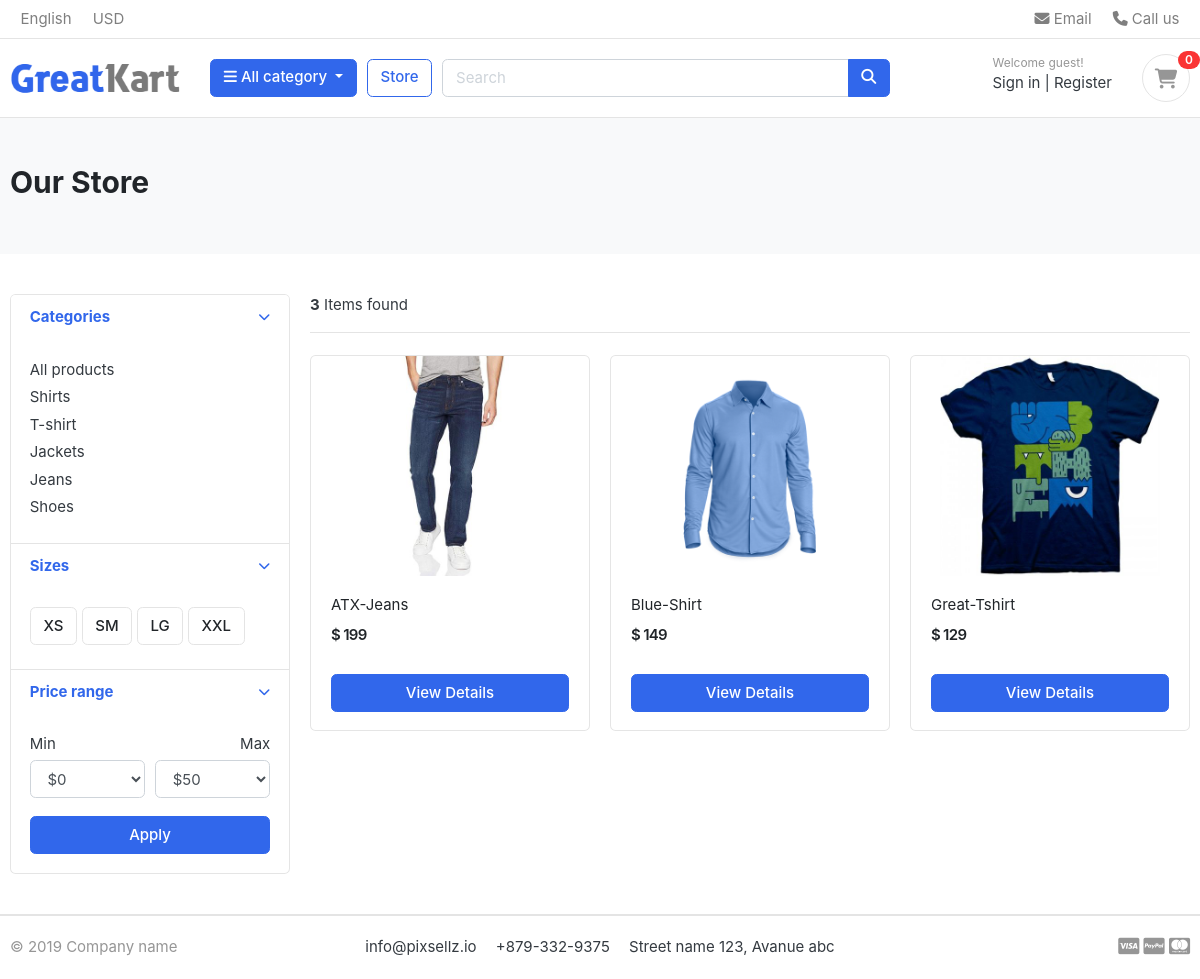
/store/, run on the app's committed database.
### category/models.py (models this page shows, shortened)
class Category(models.Model):
    category_name = models.CharField(max_length=50)
    slug = models.SlugField(max_length=100, unique=True)
    description = models.CharField(max_length=255)
    cat_image = models.ImageField(upload_to= 'photos/categories', blank=True)
    class Meta:
        verbose_name: 'Category'
        verbose_name_plural = 'Catrgories'
    def get_url(self):
        return reverse('products_by_category', args=[self.slug])

### store/models.py (models this page shows, shortened)
class Product(models.Model):
    product_name    = models.CharField(max_length=200, unique=True)
    slug            = models.SlugField(max_length=200, unique=True)
    description     = models.TextField(max_length=500, blank=True)
    price           = models.IntegerField()
    images          = models.ImageField(upload_to='photos/products')
    stock           = models.IntegerField()
    is_available    = models.BooleanField(default=True)
    category        = models.ForeignKey(Category, on_delete=models.CASCADE)
    created_date    = models.DateTimeField(auto_now_add=True)
    modified_date   = models.DateTimeField(auto_now=True)
    def get_url(self):
        return reverse('product_detail', args=[self.category.slug, self.slug])

### store/views.py (the view)
# urls.py: path('store/', include('store.urls')),
def store(request, category_slug=None):
    categories = None;
    products = None
    if category_slug != None :
        categories = get_object_or_404(Category, slug=category_slug)
        products = Product.objects.filter(category=categories, is_available=True)
        paginator = Paginator(products, 6)
        page = request.GET.get('page')
        paged_products = paginator.get_page(page)
        product_count = products.count()
    else :
        products = Product.objects.all().filter(is_available=True).order_by('id')
        paginator = Paginator(products, 6)
        page = request.GET.get('page')
        paged_products = paginator.get_page(page)
        product_count = products.count()
    context = {
        'products' : paged_products,
        'product_count' : product_count,
    }
    return render(request, 'store/store.html', context)

### carts/context_processors.py (called while the page is built)
def counter(request):
    cart_count = 0
    if 'admin' in request.path:
        return {}
    else:
        try:
            cart = Cart.objects.filter(cart_id=_cart_id(request))
            if request.user.is_authenticated:
                cart_items = CartItem.objects.all().filter(user=request.user)
            else:
                cart_items = CartItem.objects.all().filter(cart=cart[:1])
            for cart_item in cart_items:
                cart_count += cart_item.quantity
        except Cart.DoesNotExist:
            cart_count = 0
    return dict(cart_count=cart_count)

### carts/views.py (called while the page is built)
def _cart_id(request):
    cart = request.session.session_key
    if not cart:
        cart = request.session.create()
    return cart

### category/context_processors.py (called while the page is built)
def menu_links(request):
    links =  Category.objects.all()
    return dict(links=links)

### templates/store/store.html (shortened to what this page needs)
{% extends 'base.html' %}
{% load static%}
{% block content %}
<section class="section-pagetop bg">
    <div class="container">
        {% if 'search' in request.path %}
        <h2 class="title-page">Search Result</h2>
        {% else %}
        <h2 class="title-page">Our Store</h2>
        {% endif %}
    </div>
</section>
<section class="section-content padding-y">
    <div class="container">
        <div class="row">
            <aside class="col-md-3">
                <div class="card">
                    <article class="filter-group">
                        <header class="card-header">
                            <a href="#" data-toggle="collapse" data-target="#collapse_1" aria-expanded="true" class="">
                                <i class="icon-control fa fa-chevron-down"></i>
                                <h6 class="title">Categories</h6>
                            </a>
                        </header>
                        <div class="filter-content collapse show" id="collapse_1" style="">
                            <div class="card-body">
                                <ul class="list-menu">
                                    <li><a href="{%url 'store' %}">All products</a></li>
                                    {%for category in links%}
                                    <li><a href="{{ category.get_url }}">{{category.category_name}}</a></li>
                                    {% endfor %}
                                </ul>
                            </div>
                        </div>
                    </article>
                    <article class="filter-group">
                        <header class="card-header">
                            <a href="#" data-toggle="collapse" data-target="#collapse_4" aria-expanded="true" class="">
                                <i class="icon-control fa fa-chevron-down"></i>
                                <h6 class="title">Sizes </h6>
                            </a>
                        </header>
                        <div class="filter-content collapse show" id="collapse_4" style="">
                            <div class="card-body">
                                <label class="checkbox-btn">
                                    <span class="btn btn-light"> XS </span>
                                </label>
                                <label class="checkbox-btn">
                                    <span class="btn btn-light"> SM </span>
                                </label>
                                <label class="checkbox-btn">
                                    <span class="btn btn-light"> LG </span>
                                </label>
                                <label class="checkbox-btn">
                                    <span class="btn btn-light"> XXL </span>
                                </label>
                            </div>
                        </div>
                    </article>
                    <article class="filter-group">
                        <header class="card-header">
                            <a href="#" data-toggle="collapse" data-target="#collapse_3" aria-expanded="true" class="">
                                <i class="icon-control fa fa-chevron-down"></i>
                                <h6 class="title">Price range </h6>
                            </a>
                        </header>
                        <div class="filter-content collapse show" id="collapse_3" style="">
                            <div class="card-body">
                                <div class="form-row">
                                    <div class="form-group col-md-6">
                                        <label>Min</label>
                                        <select class="mr-2 form-control">
                                            <option value="0">$0</option>
                                        </select>
                                    </div>
                                    <div class="form-group text-right col-md-6">
                                        <label>Max</label>
                                        <select class="mr-2 form-control">
                                            <option value="50">$50</option>
                                        </select>
                                    </div>
                                </div>
                                <button class="btn btn-block btn-primary">Apply</button>
                            </div>
                        </div>
                    </article>
                </div>
            </aside>
            <main class="col-md-9">
                <header class="border-bottom mb-4 pb-3">
                    <div class="form-inline">
                        <span class="mr-md-auto"><b>{{product_count}}</b> Items found </span>
                    </div>
                </header>
                <div class="row">
                    {% if products %}
                    {% for product in products %}
                    <div class="col-md-4">
                        <figure class="card card-product-grid">
                            <div class="img-wrap">
                                <a href="{{ product.get_url }}"><img src="{{ product.images.url }}"></a>
                            </div>
                            <figcaption class="info-wrap">
                                <div class="fix-height">
                                    <a href="{{ product.get_url }}" class="title">{{product.product_name}}</a>
                                    <div class="price-wrap mt-2">
                                        <span class="price">$ {{product.price}} </span>
                                    </div>
                                </div>
                                <a href="{{ product.get_url }}" class="btn btn-block btn-primary">View Details </a>
                            </figcaption>
                        </figure>
                    </div>
                    {% endfor %}
                    {% else %}
                    <h2>No result found. Please try again later.</h2>
                    {% endif %}
                </div>
            </main>
        </div>
    </div>
</section>
{% endblock %}

### static/css/ui.css (style rules this page uses)
html { font-family: "Inter", sans-serif; font-size: 15px; }
.img-wrap { text-align: center; display: block; }
.img-wrap img { max-width: 100%; }
.price-wrap { letter-spacing: -0.7px; }
.padding-y { padding-top: 40px; padding-bottom: 40px; }
figure { margin-bottom: 0; }
article:after, .form-group:after { display: block; clear: both; content: ""; }
.bg { background-color: #f8f9fa; }
.title-page { color: #212529; }
.btn-light { background-color: #fff; border-color: #e4e4e4; }
[class*=list-] li:after { visibility: hidden; display: block; content: ""; overflow: hidden; height: 0; clear: both; }
.list-menu { list-style: none; margin: 0; padding-left: 0; }
.list-menu li { margin-bottom: 5px; }
.list-menu a { color: #343a40; }
[class*=card-product] a.title { color: #212529; display: block; }
[class*=card-product] .img-wrap { overflow: hidden; position: relative; }
[class*=card-product] .img-wrap img { height: 100%; max-width: 100%; width: auto; display: inline-block; -o-object-fit: cover; object-fit: cover; }
.card-product-grid { margin-bottom: 20px; }
.card-product-grid .img-wrap { border-radius: 0.2rem 0.2rem 0 0; height: 220px; }
.card-product-grid .info-wrap { overflow: hidden; padding: 18px 20px; }
.card-product-grid .fix-height { height: 80px; overflow: hidden; }
.card .img-wrap { overflow: hidden; }
.price { font-weight: 600; color: #212529; }
.icon-control { margin-top: 5px; float: right; font-size: 80%; }
.card-header .title { margin-bottom: 0; line-height: 1.5; }
.filter-group { border-bottom: 1px solid #e4e4e4; }
.filter-group .card-header { border-bottom: 0; }
.filter-group:last-child { border-bottom: 0; }
.checkbox-btn { position: relative; }
.section-pagetop { padding: 45px 0; }

### data on the page
Category: category_name "Shirts"
Category: category_name "T-shirt"
Category: category_name "Jackets"
Category: category_name "Jeans"
Category: category_name "Shoes"
Product: images (picture), product_name "ATX-Jeans", price "199"
Product: images (picture), product_name "Blue-Shirt", price "149"
Product: images (picture), product_name "Great-Tshirt", price "129"

### other printed values
{{ cart_count }} "0"
{{ product_count }} "3"
